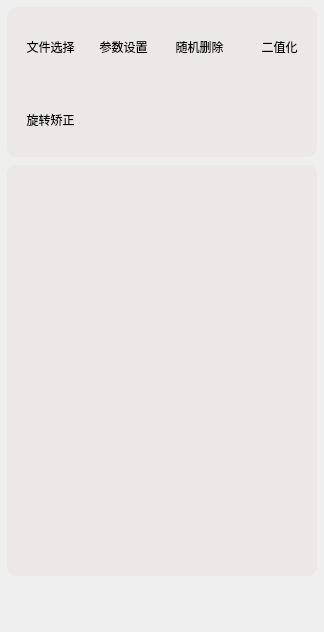
<?xml version="1.0" encoding="UTF-8"?>
<ui version="4.0">
 <class>GenerateReferenceMap</class>
 <widget class="QWidget" name="GenerateReferenceMap">
  <property name="geometry">
   <rect>
    <x>0</x>
    <y>0</y>
    <width>324</width>
    <height>632</height>
   </rect>
  </property>
  <property name="windowTitle">
   <string>Form</string>
  </property>
  <widget class="QStackedWidget" name="bottomMenu">
   <property name="geometry">
    <rect>
     <x>7</x>
     <y>165</y>
     <width>310</width>
     <height>411</height>
    </rect>
   </property>
   <property name="minimumSize">
    <size>
     <width>310</width>
     <height>411</height>
    </size>
   </property>
   <property name="maximumSize">
    <size>
     <width>310</width>
     <height>411</height>
    </size>
   </property>
   <property name="styleSheet">
    <string notr="true">border-radius:10px;
background-color: rgb(236, 232, 232);</string>
   </property>
   <property name="currentIndex">
    <number>1</number>
   </property>
   <widget class="BaseFileInput" name="page1">
    <property name="styleSheet">
     <string notr="true"/>
    </property>
   </widget>
   <widget class="basePara" name="page"/>
   <widget class="randomDelete" name="page_2"/>
   <widget class="binarization" name="page_3"/>
   <widget class="rotateCorrect" name="page_4"/>
   <widget class="QWidget" name="page_5"/>
   <widget class="QWidget" name="page2">
    <property name="styleSheet">
     <string notr="true">background-color: rgb(0, 255, 136);</string>
    </property>
   </widget>
  </widget>
  <widget class="QWidget" name="topMenu" native="true">
   <property name="geometry">
    <rect>
     <x>7</x>
     <y>7</y>
     <width>310</width>
     <height>150</height>
    </rect>
   </property>
   <property name="minimumSize">
    <size>
     <width>310</width>
     <height>150</height>
    </size>
   </property>
   <property name="maximumSize">
    <size>
     <width>310</width>
     <height>150</height>
    </size>
   </property>
   <property name="styleSheet">
    <string notr="true">border-radius:10px;
background-color: rgb(236, 232, 232);</string>
   </property>
   <widget class="QtMaterialFlatButton" name="btnFile">
    <property name="geometry">
     <rect>
      <x>11</x>
      <y>7</y>
      <width>65</width>
      <height>65</height>
     </rect>
    </property>
    <property name="minimumSize">
     <size>
      <width>65</width>
      <height>65</height>
     </size>
    </property>
    <property name="maximumSize">
     <size>
      <width>65</width>
      <height>65</height>
     </size>
    </property>
    <property name="styleSheet">
     <string notr="true">color: rgb(0, 0, 0);</string>
    </property>
    <property name="text">
     <string>文件选择</string>
    </property>
   </widget>
   <widget class="QtMaterialFlatButton" name="btnProportion">
    <property name="geometry">
     <rect>
      <x>84</x>
      <y>7</y>
      <width>65</width>
      <height>65</height>
     </rect>
    </property>
    <property name="minimumSize">
     <size>
      <width>65</width>
      <height>65</height>
     </size>
    </property>
    <property name="maximumSize">
     <size>
      <width>65</width>
      <height>65</height>
     </size>
    </property>
    <property name="styleSheet">
     <string notr="true">color: rgb(0, 0, 0);</string>
    </property>
    <property name="text">
     <string>参数设置</string>
    </property>
   </widget>
   <widget class="QtMaterialFlatButton" name="btnProportion_2">
    <property name="geometry">
     <rect>
      <x>160</x>
      <y>7</y>
      <width>65</width>
      <height>65</height>
     </rect>
    </property>
    <property name="minimumSize">
     <size>
      <width>65</width>
      <height>65</height>
     </size>
    </property>
    <property name="maximumSize">
     <size>
      <width>65</width>
      <height>65</height>
     </size>
    </property>
    <property name="styleSheet">
     <string notr="true">color: rgb(0, 0, 0);</string>
    </property>
    <property name="text">
     <string>随机删除</string>
    </property>
   </widget>
   <widget class="QtMaterialFlatButton" name="btnProportion_3">
    <property name="geometry">
     <rect>
      <x>240</x>
      <y>7</y>
      <width>65</width>
      <height>65</height>
     </rect>
    </property>
    <property name="minimumSize">
     <size>
      <width>65</width>
      <height>65</height>
     </size>
    </property>
    <property name="maximumSize">
     <size>
      <width>65</width>
      <height>65</height>
     </size>
    </property>
    <property name="styleSheet">
     <string notr="true">color: rgb(0, 0, 0);</string>
    </property>
    <property name="text">
     <string>二值化</string>
    </property>
   </widget>
   <widget class="QtMaterialFlatButton" name="btnProportion_4">
    <property name="geometry">
     <rect>
      <x>11</x>
      <y>80</y>
      <width>65</width>
      <height>65</height>
     </rect>
    </property>
    <property name="minimumSize">
     <size>
      <width>65</width>
      <height>65</height>
     </size>
    </property>
    <property name="maximumSize">
     <size>
      <width>65</width>
      <height>65</height>
     </size>
    </property>
    <property name="styleSheet">
     <string notr="true">color: rgb(0, 0, 0);</string>
    </property>
    <property name="text">
     <string>旋转矫正</string>
    </property>
   </widget>
  </widget>
 </widget>
 <customwidgets>
  <customwidget>
   <class>QtMaterialFlatButton</class>
   <extends>QPushButton</extends>
   <header location="global">components/qtmaterialflatbutton.h</header>
  </customwidget>
  <customwidget>
   <class>randomDelete</class>
   <extends>QWidget</extends>
   <header>view/randomdelete.h</header>
   <container>1</container>
  </customwidget>
  <customwidget>
   <class>binarization</class>
   <extends>QWidget</extends>
   <header location="global">view/binarization.h</header>
   <container>1</container>
  </customwidget>
  <customwidget>
   <class>rotateCorrect</class>
   <extends>QWidget</extends>
   <header>view/rotatecorrect.h</header>
   <container>1</container>
  </customwidget>
  <customwidget>
   <class>basePara</class>
   <extends>QWidget</extends>
   <header>view/basepara.h</header>
   <container>1</container>
  </customwidget>
  <customwidget>
   <class>BaseFileInput</class>
   <extends>QWidget</extends>
   <header>view/basefileinput.h</header>
   <container>1</container>
  </customwidget>
 </customwidgets>
 <resources/>
 <connections/>
</ui>
